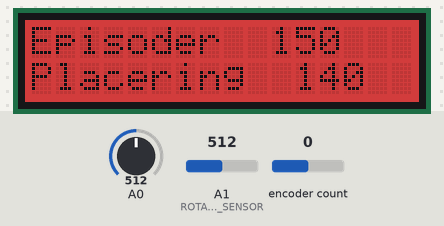
The sketch below on a simulated Arduino Uno, built with avr-gcc and run on an emulated ATmega328P. On the bench: 16×2 character LCD. The test bench sets the inputs (shaded band); at power-on: A0 = 512, A1 (ROTARY_ANGLE_SENSOR) = 512, encoder count 0. What the sketch prints to the serial monitor is not drawn.

Above: at 1.2 s.
1.3 s: A0 set to 314
At 2.5 s:
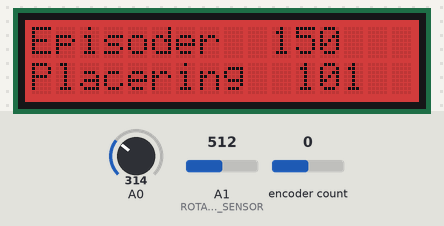
2.8 s: A0 set to 297
At 4.1 s:
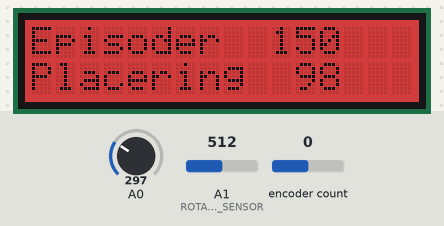
4.4 s: A0 set to 511
At 5.2 s:
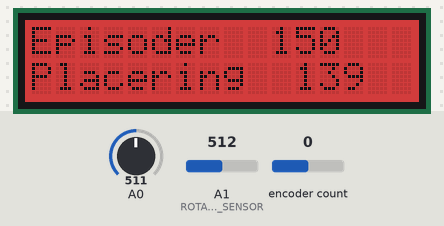
7.4 s: A1 (ROTARY_ANGLE_SENSOR) set to 716
At 8.3 s:
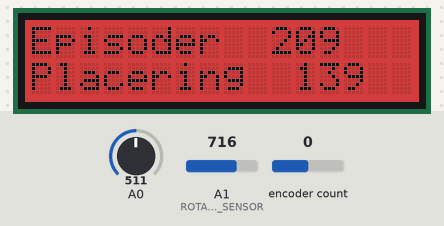
9.0 s: A1 (ROTARY_ANGLE_SENSOR) set to 350
At 9.8 s:
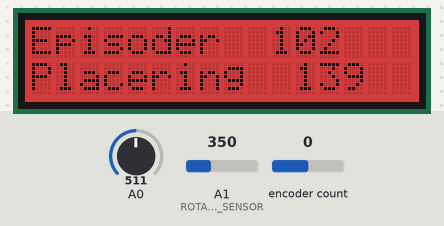
10.5 s: A1 (ROTARY_ANGLE_SENSOR) set to 322
At 11.3 s:
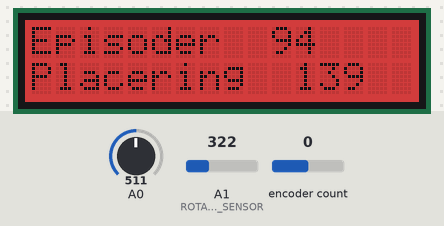
Timing chart, 0 to 13.1 s (numbered marks = the images above; inputs shaded):
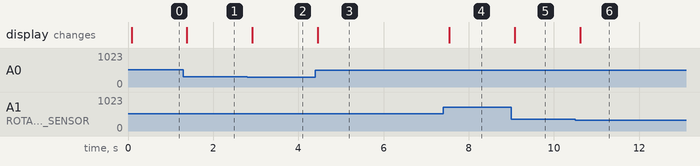

The sketch:

makeInteractionWork.ino
```cpp
#include <Wire.h>
#include "rgb_lcd.h"
#include <Encoder.h>

rgb_lcd lcd;

const int MIN_POSITION = 40;
const int MAX_POSITION = 240;

Encoder knobRight(2, 3);
long positionRight = 0;


#define ROTARY_ANGLE_SENSOR A1

int convertBetweenPositions(int current, int MIN, int MAX){
  // if(MAX_POSITION > MIN_POSITION) swap(MIN_POSITION, MAX_POSITION);

  float start = 0;
  float end = 1023;
  return MIN + (abs(current / (start - end)) * (MAX - MIN));
}

void setup() {
  Serial.begin(115200);
  pinMode(ROTARY_ANGLE_SENSOR, INPUT);

  lcd.begin(16, 2);
  lcd.setRGB(200, 0, 0); //RGB colors for the background
}

void writeOnLCD(String s, int val, int col, int row){
  lcd.setCursor(col, row);
  lcd.print(s);
  lcd.setCursor(col + s.length() + 2, row);
  lcd.print(val);
}

int getEncoderPosition(){
  long newRight;
  newRight = knobRight.read();
  if (newRight != positionRight) {
    Serial.println();
    positionRight = newRight;
  }
  return int(newRight / 4);
}

void loop(){
  Serial.println(getEncoderPosition());

  lcd.clear();

  // Sliding sensor
  int sensorValue = analogRead(A0);

  //Encoder
  int encoderValue = analogRead(ROTARY_ANGLE_SENSOR);

  // LCD
  writeOnLCD("Episoder", convertBetweenPositions(encoderValue, 0, 300), 0, 0);
  writeOnLCD("Placering", convertBetweenPositions(sensorValue, MIN_POSITION, MAX_POSITION), 0, 1);

  delay(100);

}
```

Measured:
- after the input at 1.3 s, the display: changes after 0.08 s (image 1)
- after the input at 2.8 s, the display: changes after 0.12 s (image 2)
- after the input at 4.4 s, the display: changes after 0.05 s (image 3)
- after the input at 7.4 s, the display: changes after 0.14 s (image 4)
- after the input at 9.0 s, the display: changes after 0.08 s (image 5)
- after the input at 10.5 s, the display: changes after 0.12 s (image 6)
